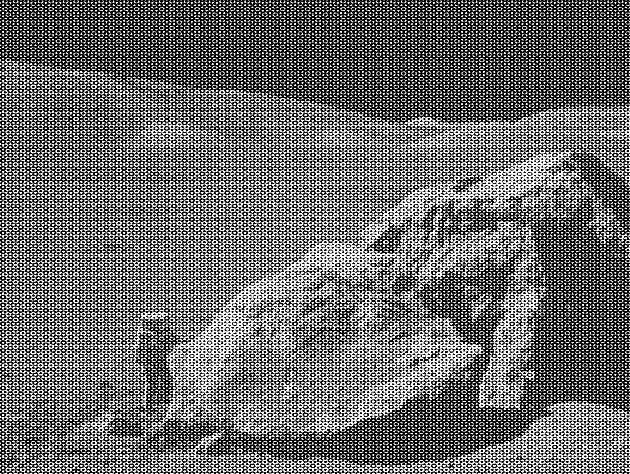
#> input picture images/moonlanding.png, 630 x 474 px
$ jupyter execute --allow-errors 09ex_numerical.ipynb
#> lines starting #> are read from the running program, lines starting #| are printed output that depends on the picture
1\. **2D minimization of a six-hump camelback function**

$$f(x,y) = \left(4-2.1x^2+\frac{x^4}{3} \right) x^2 +xy + (4y^2 -4)y^2$$

has multiple global and local minima.

- Find the global minima of this function
- How many global minima are there, and what is the function value at those points?
- What happens for an initial guess of $(x, y) = (0, 0)$?

Hints:

* Variables can be restricted to $-2 < x < 2$ and $-1 < y < 1$.
* Use `numpy.meshgrid()` and `pylab.imshow()` to find visually the regions.
* Use `scipy.optimize.minimize()`, optionally trying its optional arguments.

[cell 1]
import numpy as np
import matplotlib.pyplot as plt
import scipy
from scipy import optimize
from scipy import fftpack
from matplotlib.colors import LogNorm
from scipy.integrate import odeint

[cell 2]
def f(x):
    return (4-2.1*x[0]**2+x[0]**4/3)*x[0]**2+ x[0]*x[1]+ (4*x[1]**2-4)*x[1]**2

x = np.linspace(-2, 2, 100)
y = np.linspace(-1, 1, 100)


x, y = np.meshgrid(x, y)

z = np.zeros((100,100)) ## matrix to compute the value of the function for all possible combinations of x and y

for i in range (100):
    for j in range (100):
        z[i,j]= f(np.array([x[i,j],y[i,j]]))


print("Plotting the function:\n")
fig = plt.figure()
ax = plt.axes(projection='3d')
ax.contour3D(x, y, z,100)
ax.set_xlabel("x")
ax.set_ylabel("y")
ax.set_zlabel("z")
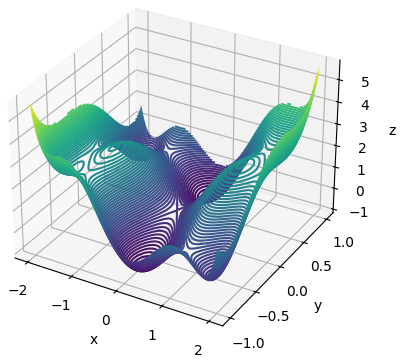
#> figure drawn by matplotlib, 1 panel

[cell 3]
minimum = optimize.minimize(f,(-0.5,-0.5))
##plotting the solution
print("Plotting the minimum found:\n")
fig = plt.figure()
ax = plt.axes(projection='3d')
ax.contour3D(x, y, z,100,cmap="binary")
ax.set_xlabel("x")
ax.set_ylabel("y")
ax.set_zlabel("z")
ax.scatter(minimum["x"][0],minimum["x"][1],f(minimum["x"]),marker="x",color = "y",s=100)
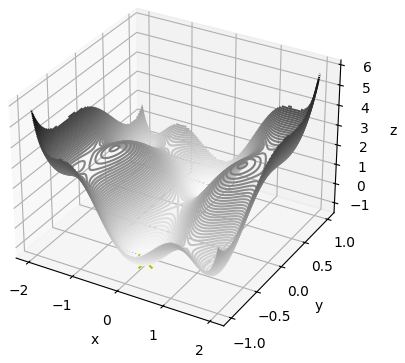
#> figure drawn by matplotlib, 1 panel

[cell 4]
print("Plotting minimum if initial guess is (0,0):\n")
minimum = optimize.minimize(f,(0,0))
fig = plt.figure()
ax = plt.axes(projection='3d')
ax.contour3D(x, y, z,100,cmap="binary")
ax.set_xlabel("x")
ax.set_ylabel("y")
ax.set_zlabel("z")
ax.scatter(minimum["x"][0],minimum["x"][1],f(minimum["x"]),marker="x",color = "y",s=100)

##the min of the function changes if the initial guess is different

2\. **Non-linear ODE: the damped pendulum**

The equation of the motion that a pendulum makes with respect to the angle $\theta$ with the vertical is given by:

$$\frac{d^2\theta}{dt^2} = -\frac{1}{Q} \frac{d\theta}{dt} + \sin\theta + d \cos\Omega t$$

where $t$ is time, $Q$ is the damping factor, $d$ is the forcing amplitude, and $\Omega$ is the driving frequency of the forcing.

This second order ODE needs to be written as two coupled first order ODEs defining a new variable $\omega \equiv d\theta/dt$:

$$\frac{d\theta}{dt} = \omega$$
$$\frac{d\omega}{dt} = -\frac{1}{Q}\,\omega + \sin\theta + d \cos\Omega t$$

Consider the initial conditions $\theta_0 = \omega_0 = 0$, and $Q = 2.0$, $d = 1.5$, and $\omega = 0.65$.

 - Solve the ODE with `odeint` over a pariod of 200 time steps
 - Create two plots, one of $\theta$ as a function of the time, and $\omega$ as a function of the time
 - **Optional**: determine if there is a set of parameters for which the motion is chaotic.

[cell 5]
def pend(W, time):
    q=2
    d=1.5
    omega=0.65
    return(W[1], -(1/q)*W[1]+np.sin(W[0])+d*np.cos(omega*time))

[cell 6]
W=(0,0) ## parameters for pend function
t = np.linspace(0, 100,200) ## 200 time steps
solution = odeint(pend, W, t)

# plotting theta and omega
theta=solution[:, 0]
omega=solution[:, 1]
plt.figure(figsize=(10, 10))
plt.plot(t, theta)
plt.xlabel("time")
plt.ylabel("Theta(rad)")


plt.figure(figsize=(10, 10))
plt.plot(t, omega)
plt.xlabel("time")
plt.ylabel("Omega(rad)")
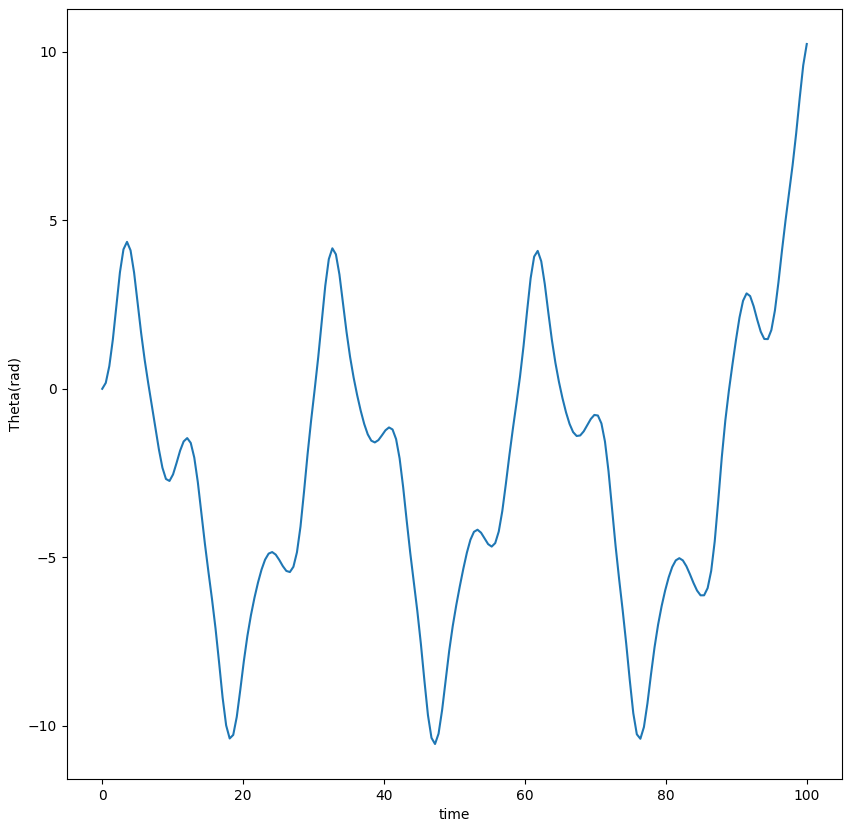
#> figure drawn by matplotlib, 1 panel; curve peaks at x = 100, y = 10.24
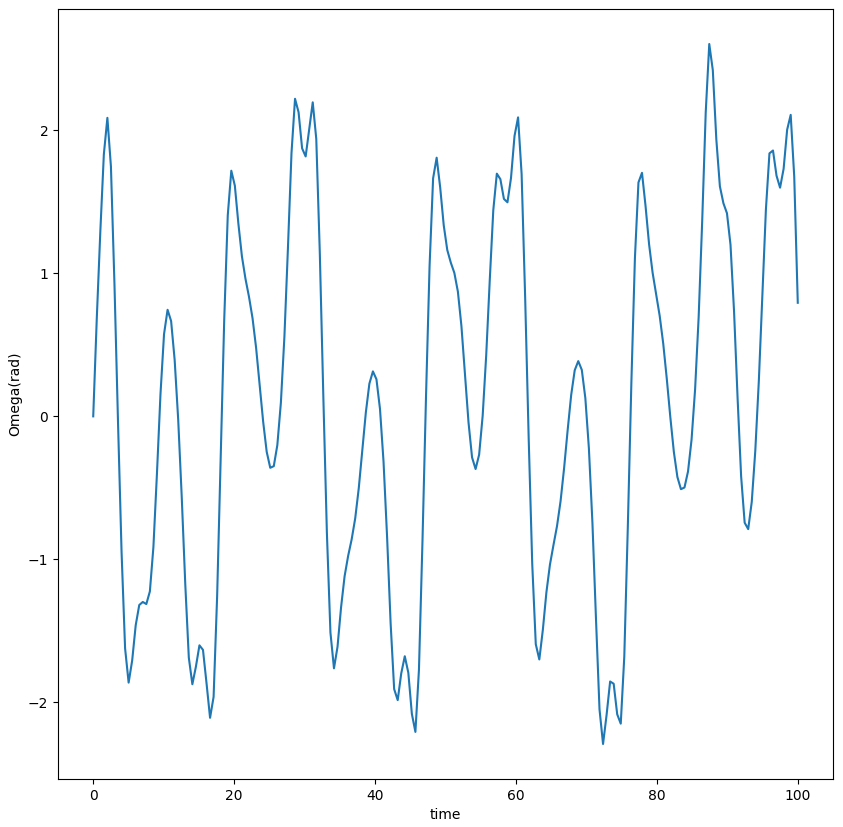
#> figure drawn by matplotlib, 1 panel; curve peaks at x = 87.44, y = 2.6

3\. **FFT of a simple dataset**

Perform a periodicity analysis on the lynxs-hares population, i.e. determine what is the period of the population of these animals.

The dataset is the one dowloaded at the beginning of Lecture 06:

 - `!wget https://www.dropbox.com/s/ebe1cnyd2gm836a/populations.txt -P data/`

[cell 7]
##!wget https://www.dropbox.com/s/ebe1cnyd2gm836a/populations.txt -P data/

#> (a cell that did not finish here is left out)

#> (a cell that did not finish here is left out)

4\. **FFT of an image**

Write a filter that removes the periodic noise from the `moonlanding.png` image by using a 2-dimensional FFT.

* Import the image as a 2D numpy array using `plt.imread("images/moonlanding.png")`. Examine the image with `plt.imshow()`, which is heavily contaminated with periodic noise.
* Check the documentation of the `scipy.fftpack` package, and find the method that performs a 2D FFT. Plot the spectrum (Fourier transform of) the image. **Hint**: use `LogNorm` to plot the colors in log scale:
```Python
from matplotlib.colors import LogNorm
plt.imshow(image, norm=LogNorm(vmin=5))
```
* Inspect the spectrum, and try to locate the regions of the power spectrum that contain the signal and those which contain the periodic noise. Use array slicing to set the noise regions to zero.
* Apply the inverse Fourier transform to plot the resulting image.

[cell 10]
image = plt.imread("images/moonlanding.png")
#> image is the input picture: shape (474, 630) float32; min 0, max 1, mean 0.424
plt.imshow(image)

[cell 11]
image_fft = fftpack.fft2(image)
image_abs = np.abs(image_fft)
plt.imshow(image_abs, norm=LogNorm(vmin=5))
plt.colorbar()
plt.show()
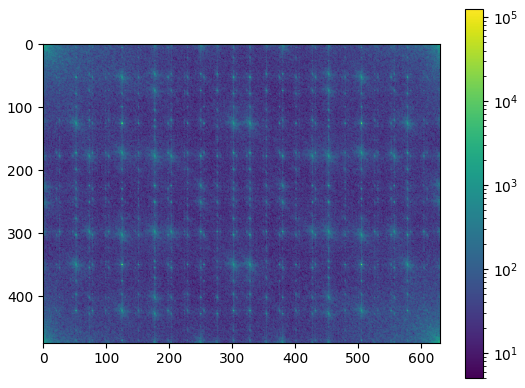
#> figure drawn by matplotlib, 2 panels

[cell 12]
value = 100.
filt = np.where(image_abs <= value)
#> filt = 276564 positions, rows 0 to 473, columns 0 to 629
image_fft[filt] = 0
im_abs = np.abs(image_fft)
plt.imshow(im_abs, norm=LogNorm(vmin=5))

[cell 13]
filtered_im = fftpack.ifft2(image_fft)
plt.imshow(np.real(filtered_im))
plt.show()
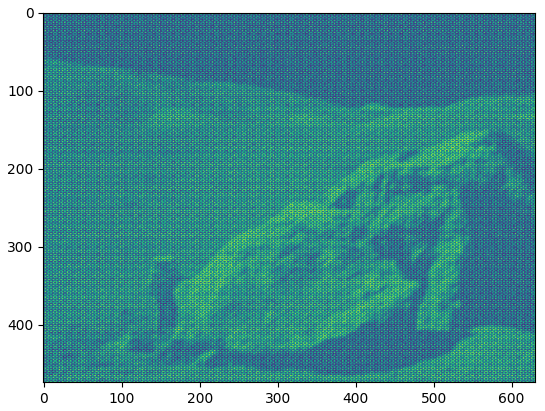
#> figure drawn by matplotlib, 1 panel
